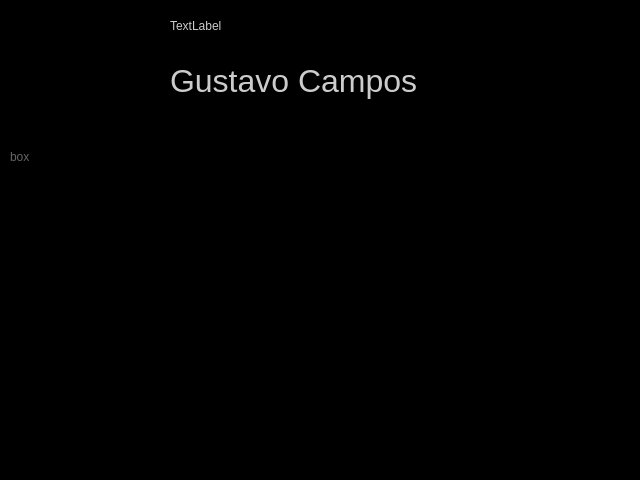
<?xml version="1.0" encoding="UTF-8"?>
<ui version="4.0">
 <class>QtSpotify</class>
 <widget class="QWidget" name="QtSpotify">
  <property name="geometry">
   <rect>
    <x>0</x>
    <y>0</y>
    <width>640</width>
    <height>480</height>
   </rect>
  </property>
  <property name="palette">
   <palette>
    <active>
     <colorrole role="WindowText">
      <brush brushstyle="SolidPattern">
       <color alpha="255">
        <red>0</red>
        <green>102</green>
        <blue>51</blue>
       </color>
      </brush>
     </colorrole>
     <colorrole role="Button">
      <brush brushstyle="SolidPattern">
       <color alpha="255">
        <red>0</red>
        <green>255</green>
        <blue>153</blue>
       </color>
      </brush>
     </colorrole>
     <colorrole role="Text">
      <brush brushstyle="SolidPattern">
       <color alpha="255">
        <red>0</red>
        <green>102</green>
        <blue>51</blue>
       </color>
      </brush>
     </colorrole>
     <colorrole role="Base">
      <brush brushstyle="SolidPattern">
       <color alpha="255">
        <red>255</red>
        <green>255</green>
        <blue>255</blue>
       </color>
      </brush>
     </colorrole>
     <colorrole role="Window">
      <brush brushstyle="SolidPattern">
       <color alpha="255">
        <red>0</red>
        <green>0</green>
        <blue>0</blue>
       </color>
      </brush>
     </colorrole>
     <colorrole role="Highlight">
      <brush brushstyle="SolidPattern">
       <color alpha="255">
        <red>0</red>
        <green>255</green>
        <blue>204</blue>
       </color>
      </brush>
     </colorrole>
     <colorrole role="HighlightedText">
      <brush brushstyle="SolidPattern">
       <color alpha="255">
        <red>204</red>
        <green>255</green>
        <blue>255</blue>
       </color>
      </brush>
     </colorrole>
     <colorrole role="Link">
      <brush brushstyle="SolidPattern">
       <color alpha="255">
        <red>0</red>
        <green>153</green>
        <blue>204</blue>
       </color>
      </brush>
     </colorrole>
    </active>
    <inactive>
     <colorrole role="WindowText">
      <brush brushstyle="SolidPattern">
       <color alpha="255">
        <red>0</red>
        <green>102</green>
        <blue>51</blue>
       </color>
      </brush>
     </colorrole>
     <colorrole role="Button">
      <brush brushstyle="SolidPattern">
       <color alpha="255">
        <red>0</red>
        <green>255</green>
        <blue>153</blue>
       </color>
      </brush>
     </colorrole>
     <colorrole role="Text">
      <brush brushstyle="SolidPattern">
       <color alpha="255">
        <red>0</red>
        <green>102</green>
        <blue>51</blue>
       </color>
      </brush>
     </colorrole>
     <colorrole role="Base">
      <brush brushstyle="SolidPattern">
       <color alpha="255">
        <red>255</red>
        <green>255</green>
        <blue>255</blue>
       </color>
      </brush>
     </colorrole>
     <colorrole role="Window">
      <brush brushstyle="SolidPattern">
       <color alpha="255">
        <red>0</red>
        <green>0</green>
        <blue>0</blue>
       </color>
      </brush>
     </colorrole>
     <colorrole role="Highlight">
      <brush brushstyle="SolidPattern">
       <color alpha="255">
        <red>0</red>
        <green>255</green>
        <blue>204</blue>
       </color>
      </brush>
     </colorrole>
     <colorrole role="HighlightedText">
      <brush brushstyle="SolidPattern">
       <color alpha="255">
        <red>204</red>
        <green>255</green>
        <blue>255</blue>
       </color>
      </brush>
     </colorrole>
     <colorrole role="Link">
      <brush brushstyle="SolidPattern">
       <color alpha="255">
        <red>0</red>
        <green>153</green>
        <blue>204</blue>
       </color>
      </brush>
     </colorrole>
    </inactive>
    <disabled>
     <colorrole role="WindowText">
      <brush brushstyle="SolidPattern">
       <color alpha="255">
        <red>128</red>
        <green>128</green>
        <blue>128</blue>
       </color>
      </brush>
     </colorrole>
     <colorrole role="Button">
      <brush brushstyle="SolidPattern">
       <color alpha="255">
        <red>0</red>
        <green>255</green>
        <blue>153</blue>
       </color>
      </brush>
     </colorrole>
     <colorrole role="Text">
      <brush brushstyle="SolidPattern">
       <color alpha="255">
        <red>128</red>
        <green>128</green>
        <blue>128</blue>
       </color>
      </brush>
     </colorrole>
     <colorrole role="Base">
      <brush brushstyle="SolidPattern">
       <color alpha="255">
        <red>0</red>
        <green>0</green>
        <blue>0</blue>
       </color>
      </brush>
     </colorrole>
     <colorrole role="Window">
      <brush brushstyle="SolidPattern">
       <color alpha="255">
        <red>0</red>
        <green>0</green>
        <blue>0</blue>
       </color>
      </brush>
     </colorrole>
     <colorrole role="Highlight">
      <brush brushstyle="SolidPattern">
       <color alpha="255">
        <red>212</red>
        <green>212</green>
        <blue>212</blue>
       </color>
      </brush>
     </colorrole>
     <colorrole role="HighlightedText">
      <brush brushstyle="SolidPattern">
       <color alpha="255">
        <red>204</red>
        <green>255</green>
        <blue>255</blue>
       </color>
      </brush>
     </colorrole>
     <colorrole role="Link">
      <brush brushstyle="SolidPattern">
       <color alpha="255">
        <red>0</red>
        <green>153</green>
        <blue>204</blue>
       </color>
      </brush>
     </colorrole>
    </disabled>
   </palette>
  </property>
  <property name="windowTitle">
   <string>Form</string>
  </property>
  <widget class="QLabel" name="UserInfo">
   <property name="geometry">
    <rect>
     <x>10</x>
     <y>150</y>
     <width>131</width>
     <height>261</height>
    </rect>
   </property>
   <property name="palette">
    <palette>
     <active>
      <colorrole role="WindowText">
       <brush brushstyle="SolidPattern">
        <color alpha="255">
         <red>0</red>
         <green>102</green>
         <blue>51</blue>
        </color>
       </brush>
      </colorrole>
      <colorrole role="Button">
       <brush brushstyle="SolidPattern">
        <color alpha="255">
         <red>0</red>
         <green>255</green>
         <blue>153</blue>
        </color>
       </brush>
      </colorrole>
      <colorrole role="Text">
       <brush brushstyle="SolidPattern">
        <color alpha="255">
         <red>0</red>
         <green>102</green>
         <blue>51</blue>
        </color>
       </brush>
      </colorrole>
     </active>
     <inactive>
      <colorrole role="WindowText">
       <brush brushstyle="SolidPattern">
        <color alpha="255">
         <red>102</red>
         <green>102</green>
         <blue>102</blue>
        </color>
       </brush>
      </colorrole>
      <colorrole role="Button">
       <brush brushstyle="SolidPattern">
        <color alpha="255">
         <red>204</red>
         <green>204</green>
         <blue>204</blue>
        </color>
       </brush>
      </colorrole>
      <colorrole role="Text">
       <brush brushstyle="SolidPattern">
        <color alpha="255">
         <red>204</red>
         <green>204</green>
         <blue>204</blue>
        </color>
       </brush>
      </colorrole>
     </inactive>
     <disabled>
      <colorrole role="WindowText">
       <brush brushstyle="SolidPattern">
        <color alpha="255">
         <red>128</red>
         <green>128</green>
         <blue>128</blue>
        </color>
       </brush>
      </colorrole>
      <colorrole role="Button">
       <brush brushstyle="SolidPattern">
        <color alpha="255">
         <red>204</red>
         <green>204</green>
         <blue>204</blue>
        </color>
       </brush>
      </colorrole>
      <colorrole role="Text">
       <brush brushstyle="SolidPattern">
        <color alpha="255">
         <red>128</red>
         <green>128</green>
         <blue>128</blue>
        </color>
       </brush>
      </colorrole>
     </disabled>
    </palette>
   </property>
   <property name="frameShape">
    <enum>QFrame::NoFrame</enum>
   </property>
   <property name="text">
    <string>box</string>
   </property>
   <property name="alignment">
    <set>Qt::AlignLeading|Qt::AlignLeft|Qt::AlignTop</set>
   </property>
  </widget>
  <widget class="QLabel" name="UserPicture">
   <property name="geometry">
    <rect>
     <x>10</x>
     <y>10</y>
     <width>131</width>
     <height>131</height>
    </rect>
   </property>
   <property name="palette">
    <palette>
     <active>
      <colorrole role="WindowText">
       <brush brushstyle="SolidPattern">
        <color alpha="255">
         <red>0</red>
         <green>102</green>
         <blue>51</blue>
        </color>
       </brush>
      </colorrole>
      <colorrole role="Button">
       <brush brushstyle="SolidPattern">
        <color alpha="255">
         <red>0</red>
         <green>255</green>
         <blue>153</blue>
        </color>
       </brush>
      </colorrole>
      <colorrole role="Text">
       <brush brushstyle="SolidPattern">
        <color alpha="255">
         <red>0</red>
         <green>102</green>
         <blue>51</blue>
        </color>
       </brush>
      </colorrole>
      <colorrole role="ButtonText">
       <brush brushstyle="SolidPattern">
        <color alpha="255">
         <red>0</red>
         <green>0</green>
         <blue>0</blue>
        </color>
       </brush>
      </colorrole>
     </active>
     <inactive>
      <colorrole role="WindowText">
       <brush brushstyle="SolidPattern">
        <color alpha="255">
         <red>204</red>
         <green>204</green>
         <blue>204</blue>
        </color>
       </brush>
      </colorrole>
      <colorrole role="Button">
       <brush brushstyle="SolidPattern">
        <color alpha="255">
         <red>153</red>
         <green>153</green>
         <blue>153</blue>
        </color>
       </brush>
      </colorrole>
      <colorrole role="Text">
       <brush brushstyle="SolidPattern">
        <color alpha="255">
         <red>153</red>
         <green>153</green>
         <blue>153</blue>
        </color>
       </brush>
      </colorrole>
      <colorrole role="ButtonText">
       <brush brushstyle="SolidPattern">
        <color alpha="255">
         <red>51</red>
         <green>51</green>
         <blue>51</blue>
        </color>
       </brush>
      </colorrole>
     </inactive>
     <disabled>
      <colorrole role="WindowText">
       <brush brushstyle="SolidPattern">
        <color alpha="255">
         <red>128</red>
         <green>128</green>
         <blue>128</blue>
        </color>
       </brush>
      </colorrole>
      <colorrole role="Button">
       <brush brushstyle="SolidPattern">
        <color alpha="255">
         <red>0</red>
         <green>255</green>
         <blue>153</blue>
        </color>
       </brush>
      </colorrole>
      <colorrole role="Text">
       <brush brushstyle="SolidPattern">
        <color alpha="255">
         <red>128</red>
         <green>128</green>
         <blue>128</blue>
        </color>
       </brush>
      </colorrole>
      <colorrole role="ButtonText">
       <brush brushstyle="SolidPattern">
        <color alpha="255">
         <red>148</red>
         <green>148</green>
         <blue>148</blue>
        </color>
       </brush>
      </colorrole>
     </disabled>
    </palette>
   </property>
   <property name="frameShape">
    <enum>QFrame::NoFrame</enum>
   </property>
   <property name="text">
    <string/>
   </property>
   <property name="scaledContents">
    <bool>true</bool>
   </property>
  </widget>
  <widget class="QLabel" name="DisplayName">
   <property name="geometry">
    <rect>
     <x>170</x>
     <y>50</y>
     <width>421</width>
     <height>61</height>
    </rect>
   </property>
   <property name="palette">
    <palette>
     <active>
      <colorrole role="WindowText">
       <brush brushstyle="SolidPattern">
        <color alpha="255">
         <red>0</red>
         <green>102</green>
         <blue>51</blue>
        </color>
       </brush>
      </colorrole>
      <colorrole role="Button">
       <brush brushstyle="SolidPattern">
        <color alpha="255">
         <red>0</red>
         <green>255</green>
         <blue>153</blue>
        </color>
       </brush>
      </colorrole>
      <colorrole role="Text">
       <brush brushstyle="SolidPattern">
        <color alpha="255">
         <red>0</red>
         <green>102</green>
         <blue>51</blue>
        </color>
       </brush>
      </colorrole>
     </active>
     <inactive>
      <colorrole role="WindowText">
       <brush brushstyle="SolidPattern">
        <color alpha="255">
         <red>204</red>
         <green>204</green>
         <blue>204</blue>
        </color>
       </brush>
      </colorrole>
      <colorrole role="Button">
       <brush brushstyle="SolidPattern">
        <color alpha="255">
         <red>204</red>
         <green>204</green>
         <blue>204</blue>
        </color>
       </brush>
      </colorrole>
      <colorrole role="Text">
       <brush brushstyle="SolidPattern">
        <color alpha="255">
         <red>102</red>
         <green>102</green>
         <blue>102</blue>
        </color>
       </brush>
      </colorrole>
     </inactive>
     <disabled>
      <colorrole role="WindowText">
       <brush brushstyle="SolidPattern">
        <color alpha="255">
         <red>128</red>
         <green>128</green>
         <blue>128</blue>
        </color>
       </brush>
      </colorrole>
      <colorrole role="Button">
       <brush brushstyle="SolidPattern">
        <color alpha="255">
         <red>0</red>
         <green>255</green>
         <blue>153</blue>
        </color>
       </brush>
      </colorrole>
      <colorrole role="Text">
       <brush brushstyle="SolidPattern">
        <color alpha="255">
         <red>128</red>
         <green>128</green>
         <blue>128</blue>
        </color>
       </brush>
      </colorrole>
     </disabled>
    </palette>
   </property>
   <property name="font">
    <font>
     <pointsize>24</pointsize>
    </font>
   </property>
   <property name="frameShape">
    <enum>QFrame::NoFrame</enum>
   </property>
   <property name="text">
    <string>Gustavo Campos</string>
   </property>
  </widget>
  <widget class="QLabel" name="DisplayAccount">
   <property name="geometry">
    <rect>
     <x>170</x>
     <y>10</y>
     <width>421</width>
     <height>31</height>
    </rect>
   </property>
   <property name="palette">
    <palette>
     <active>
      <colorrole role="WindowText">
       <brush brushstyle="SolidPattern">
        <color alpha="255">
         <red>0</red>
         <green>102</green>
         <blue>51</blue>
        </color>
       </brush>
      </colorrole>
      <colorrole role="Button">
       <brush brushstyle="SolidPattern">
        <color alpha="255">
         <red>0</red>
         <green>255</green>
         <blue>153</blue>
        </color>
       </brush>
      </colorrole>
      <colorrole role="Text">
       <brush brushstyle="SolidPattern">
        <color alpha="255">
         <red>0</red>
         <green>102</green>
         <blue>51</blue>
        </color>
       </brush>
      </colorrole>
      <colorrole role="ButtonText">
       <brush brushstyle="SolidPattern">
        <color alpha="255">
         <red>0</red>
         <green>0</green>
         <blue>0</blue>
        </color>
       </brush>
      </colorrole>
     </active>
     <inactive>
      <colorrole role="WindowText">
       <brush brushstyle="SolidPattern">
        <color alpha="255">
         <red>204</red>
         <green>204</green>
         <blue>204</blue>
        </color>
       </brush>
      </colorrole>
      <colorrole role="Button">
       <brush brushstyle="SolidPattern">
        <color alpha="255">
         <red>204</red>
         <green>204</green>
         <blue>204</blue>
        </color>
       </brush>
      </colorrole>
      <colorrole role="Text">
       <brush brushstyle="SolidPattern">
        <color alpha="255">
         <red>102</red>
         <green>102</green>
         <blue>102</blue>
        </color>
       </brush>
      </colorrole>
      <colorrole role="ButtonText">
       <brush brushstyle="SolidPattern">
        <color alpha="255">
         <red>102</red>
         <green>102</green>
         <blue>102</blue>
        </color>
       </brush>
      </colorrole>
     </inactive>
     <disabled>
      <colorrole role="WindowText">
       <brush brushstyle="SolidPattern">
        <color alpha="255">
         <red>128</red>
         <green>128</green>
         <blue>128</blue>
        </color>
       </brush>
      </colorrole>
      <colorrole role="Button">
       <brush brushstyle="SolidPattern">
        <color alpha="255">
         <red>0</red>
         <green>255</green>
         <blue>153</blue>
        </color>
       </brush>
      </colorrole>
      <colorrole role="Text">
       <brush brushstyle="SolidPattern">
        <color alpha="255">
         <red>128</red>
         <green>128</green>
         <blue>128</blue>
        </color>
       </brush>
      </colorrole>
      <colorrole role="ButtonText">
       <brush brushstyle="SolidPattern">
        <color alpha="255">
         <red>148</red>
         <green>148</green>
         <blue>148</blue>
        </color>
       </brush>
      </colorrole>
     </disabled>
    </palette>
   </property>
   <property name="font">
    <font>
     <family>Arial</family>
    </font>
   </property>
   <property name="frameShape">
    <enum>QFrame::NoFrame</enum>
   </property>
   <property name="text">
    <string>TextLabel</string>
   </property>
  </widget>
 </widget>
 <resources/>
 <connections/>
</ui>
